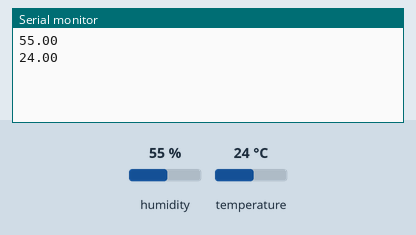
Simulated run of this sketch. Board: ESP8266 (NodeMCU). On the bench: the last lines printed to the serial monitor. The inputs (shaded band) are chosen by the test bench; at power-on: humidity 55 %, temperature 24 °C.

Above: at 18.0 s.
18.1 s: humidity set to 22 %
At 22.5 s:
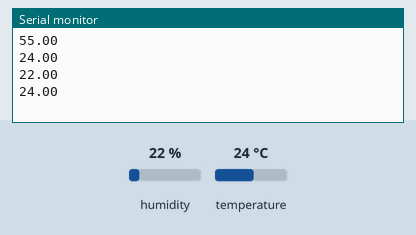
33.8 s: temperature set to 12 °C
At 43.7 s:
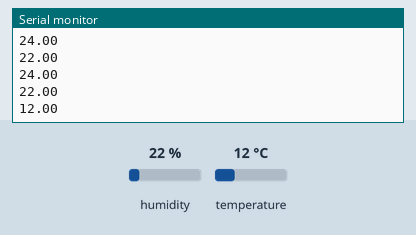
Timing chart, 0 to 45.2 s (numbered marks = the images above; inputs shaded):
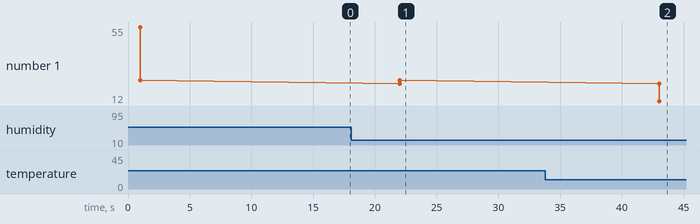

Measured:
- after the input at 18.1 s, the serial monitor: prints a new line after 3.9 s (image 1)
- after the input at 33.8 s, the serial monitor: prints a new line after 9.2 s (image 2)
- plotted number 1: 24 → 12 after the input at 33.8 s

The sketch:

dht11.ino
```cpp
#include <WiFiClient.h>;
#include <ESP8266WiFi.h>;

#include <DHTesp.h>;
#include <stdlib.h>;


#define DHTpin D3

  DHTesp dht;
  WiFiClient  client;

void setup()
{
  Serial.begin(115200);
  dht.setup(DHTpin,DHTesp::DHT11);

}

void loop()
{

  float h = dht.getHumidity();
  float t = dht.getTemperature();

// set the fields with the values


 delay(1000);
 Serial.println(h);
 Serial.println(t);


  delay(20000); // Wait 20 seconds to update the channel again

}
```
